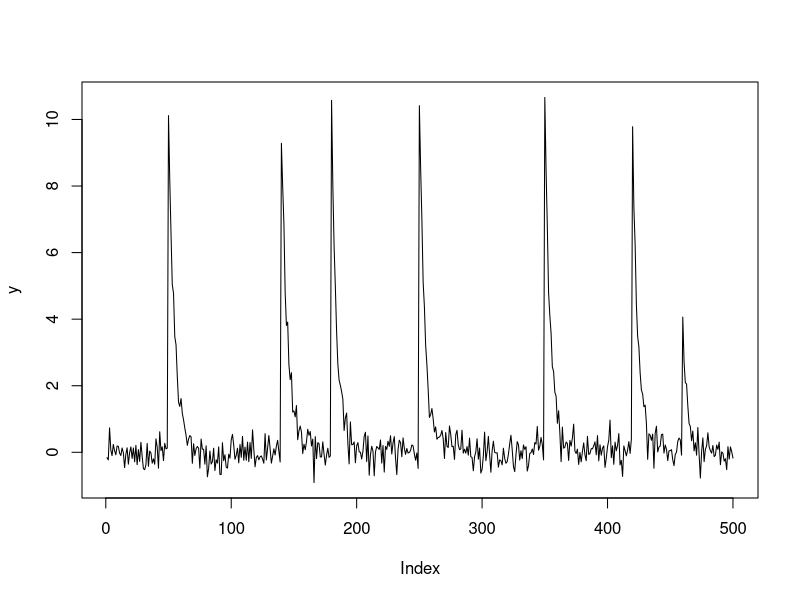
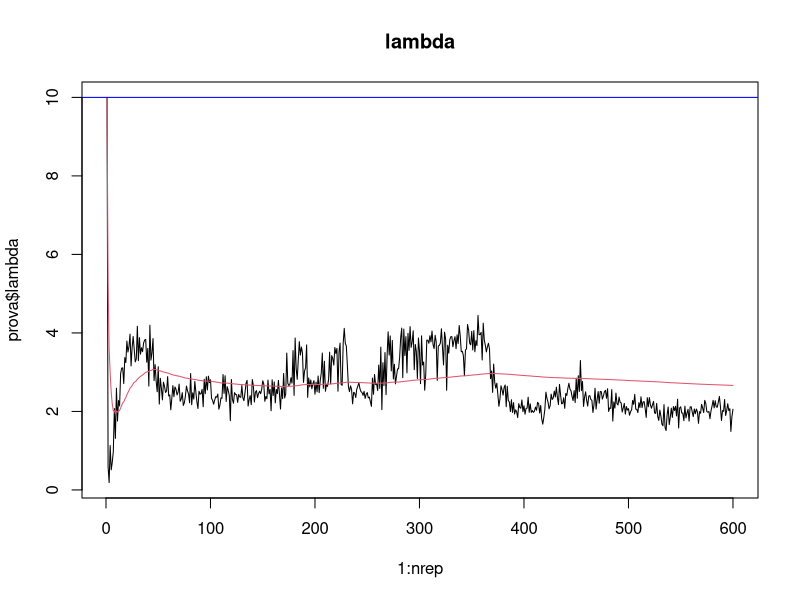
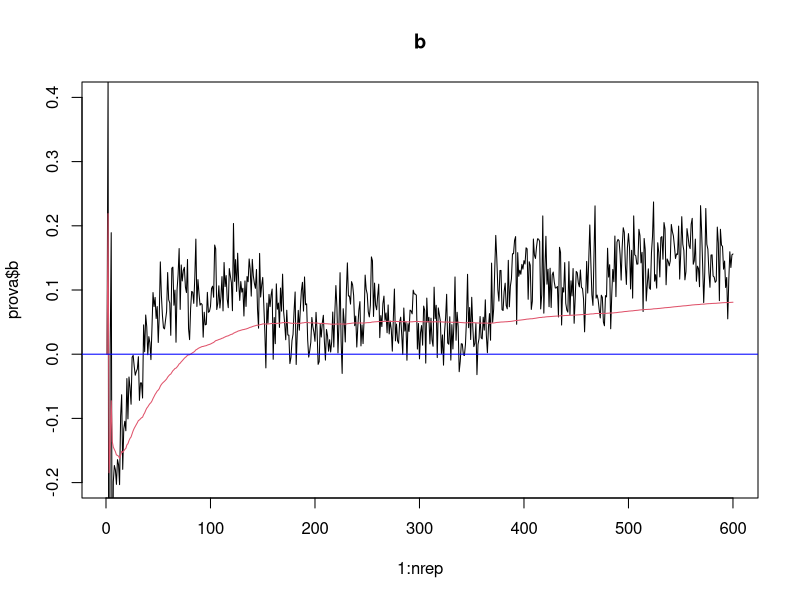
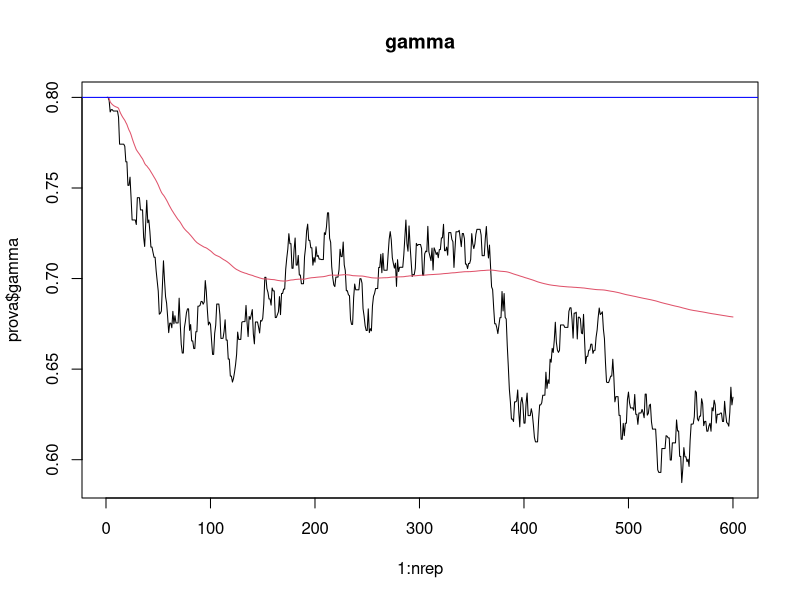
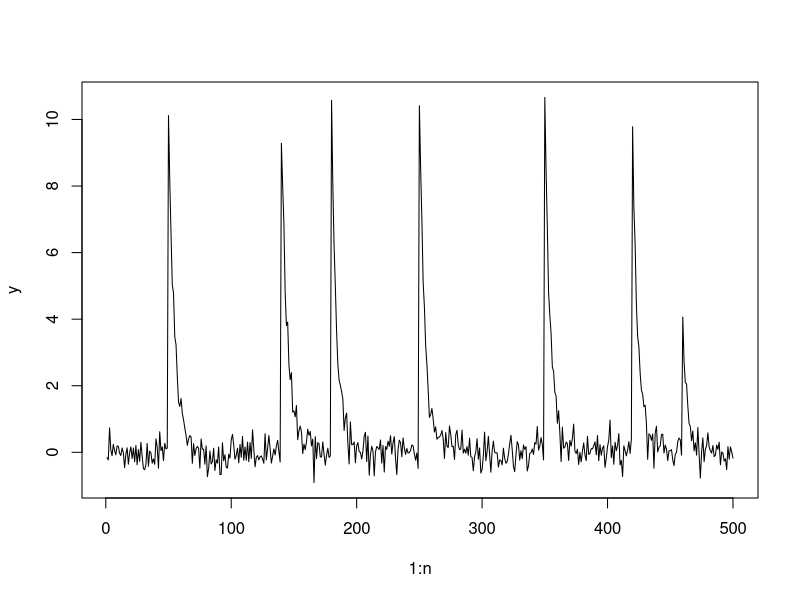
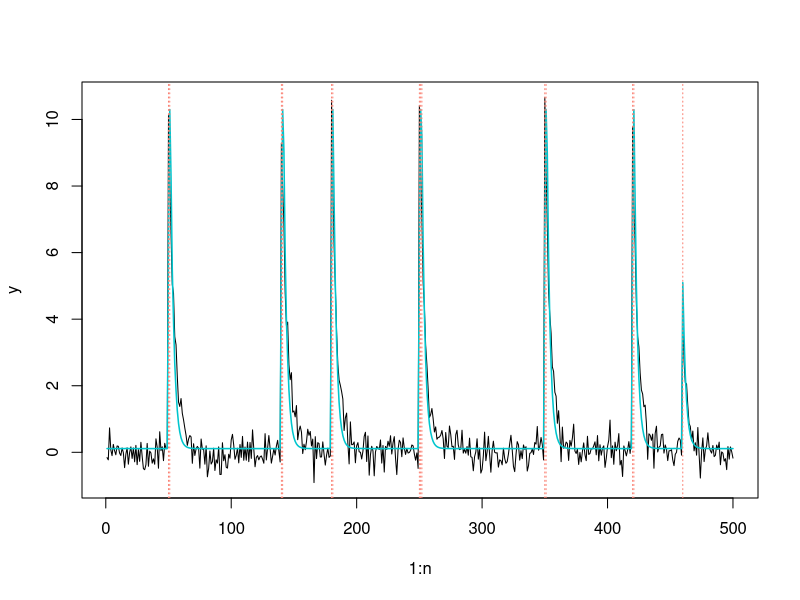

Here is the R script that generated these plots, in order:


library(truncnorm)

# data <- read.csv("data.csv", header = FALSE)
# str(data)
# head(data)
# plot(1:nrow(data), data$V1, type = "l")
# plot(1:length(data$V1[22000:28000]), data$V1[22000:28000], type = "l")
# y = data$V1[22000:28000]

## mixture ##
sim_data <- function(n, lambda, time_spike, b, gamma, prob, par)
{
  c = rep(0,n)
  s = rep(0,n)
  A = rep(0,n)
  s[time_spike] = 1
  
  k <- sample(1:length(prob), sum(s), prob, replace = TRUE)
  A[time_spike] <- rnorm(sum(s), par[k], 0.5)
  
  for(i in 2:n)
  {
    c[i] = gamma * c[i-1] + A[i] * s[i]
  }
  return(list("y" = b + c + rnorm(n, 0, 1/sqrt(lambda)), "c" = c, "s" = s, "A" = A, "k" = k))
}

data <- sim_data(n = 1000, lambda = 10, time_spike = c(100, 150, 200, 300, 400, 450, 500, 700, 850), 
                 gamma = 0.8, b = 2,
                 prob = c(0.3, 0.5, 0.2), par = c(4,12,7))

data <- sim_data(n = 500, lambda = 10, time_spike = c(50,140,180,250,350,420,460),
                 gamma = 0.8, b = 0,
                 prob = c(0.4, 0.6), par = c(4, 10))

y = data$y 
plot(y, type = "l", main = "")

data$k
data$A[data$A>0]


#---------------------# #---------------------# #---------------------# #---------------------# 
#---------------------# #---------------------# #---------------------# #---------------------# 
#-----# #-----# some functions #-----# #-----# 

loglik <- function(y, cc, s, A, b, gamma, lambda)
{
  n = length(y)
  sum(dnorm(y, mean = b + gamma * cc + A * s, sd = 1/sqrt(lambda), log = TRUE))
}

logprior_gamma <- function(gamma, hyp_gamma1, hyp_gamma2) dbeta(gamma, hyp_gamma1, hyp_gamma2, log = TRUE)

logpost <- function(y, cc, s, A, b, gamma, lambda, 
                    hyp_gamma1, hyp_gamma2)
{
  loglik(y = y, cc = cc, s = s, A = A, b = b, gamma = gamma, lambda = lambda) +
    logprior_gamma(gamma, hyp_gamma1, hyp_gamma2)
}



#---------------------# #---------------------# #---------------------# #---------------------# 
#---------------------# #---------------------# #---------------------# #---------------------# 

marg <- function(y, b, c, gamma, s, sigma2, psi2)
{
  2 * dnorm(y, mean = b + gamma * c, sd = sqrt(psi2 + sigma2)) * 
    (1 - pnorm(0, mean = psi2 / (sigma2 + psi2) * (y-b-gamma*c), sd = sqrt(sigma2 * psi2 / (sigma2 + psi2)) ) )
}

num <- function(k, t)
{
  out = 0
  if(k >= t) out = gamma(k+1)/gamma(k-t+1)
  return(out)
}

v <- function(n, t, alpha, pois_mean, trunc = 100)
{
  tmp = sapply(1:trunc, function(k) num(k, t) / (gamma(alpha*k + n)/gamma(alpha*k)) * dpois(k-1, pois_mean) )
  sum(tmp[!is.nan(tmp)])
}

v(n=10, t = 3, alpha = 1, pois_mean = 2, trunc = 500)


gamma_start = 0.8; b_start = 2
A_start = 13; tau2 = 0.0001
lambda_start = 10
c0 = 0; p = 0.05; alpha = 1
hyp_A1 = 3; hyp_A2 = 1; hyp_gamma1 = 5; hyp_gamma2 = 2
hyp_lambda1 = 10; hyp_lambda2 = 1; hyp_b1 = 1; hyp_b2 = 1
psi2 = 2
eps_gamma = 0.3

nrep=50
trunc = 500
pois_mean = 2

options(warn=2)
gibbs_calcium <- function(nrep, y, 
                          c0 = 0, tau2 = 0.0001, 
                          # hyperparameters
                          pois_mean = 2, # param of Pois on the number of clusters
                          alpha = 1, # Dirichlet param: ~ Dir_k(alpha,...,alpha)
                          p = 0.005, # prior prob of a spike
                          psi2 = 2, # base measure variance (half normal on A)
                          hyp_gamma1 = 5, hyp_gamma2 = 2,
                          hyp_lambda1 = 10, hyp_lambda2 = 1, hyp_b1 = 1, hyp_b2 = 1,
                          # starting point
                          gamma_start = 0.8, b_start = 2, A_start = 5,
                          lambda_start = 10, 
                          # MH step
                          eps_gamma,
                          trunc = 500)
{
  n = length(y)
  # creo matrici di output
  out_c = matrix(NA, nrep, n+1) # calcio (c_0, c_1, ..., c_n)
  out_s = matrix(NA, nrep, n) # spikes (s_1, s_2, ..., s_n)
  out_p1 = matrix(NA, nrep, n) # probabilita' di osservare uno spike (pi_1, ..., pi_n)
  out_p0 = matrix(NA, nrep, n) # (1-pi_1, ..., 1-pi_n) -- a meno di costanti
  
  out_A = matrix(NA, nrep, n) # contiene i valori (A1,...,Ak)
  out_b = rep(NA, nrep) # posteriori di b
  out_gamma = rep(NA, nrep) # posteriori di gamma
  out_lambda = rep(NA, nrep) # posteriori di lambda
  
  filter_mean = numeric(n) # vettori di supporto per il kalman filter
  filter_var = numeric(n)
  
  cluster = matrix(0, nrep, n) # cluster per gli y_t tali che s_t = 1: (Z_1,...,Z_n)
  
  # inizializzazione dei parametri
  out_c[1,] = 0
  out_c[,1] = c0
  out_s[1,] = 0
  out_A[1,1] = A_start
  out_b[1] = b_start
  out_gamma[1] = gamma_start
  out_lambda[1] = lambda_start
  
  cluster[1,] = 1 # inizializzo tutti nello stesso cluster
  
  AA = rep(A_start, n) # contiene un vettore di lunghezza n che vale A_Zj anche quando s=0

  
  ############
  out_s[1,] = data$s
  # cluster[1,] = 0
  # cluster[1,data$s == 1] = data$k
  # out_A[1,1:3] = c(4,12,7)
  # AA = rep(3,n)
  # AA[data$s == 1] = out_A[1,cluster[1,data$s == 1]]
  
  for(i in 1:(nrep-1))
  {
    sigma2 = 1/out_lambda[i]

    # sampling di c
    filter_mean[1] = (sigma2 * (out_b[i] + out_gamma[i] * out_c[i,1] + AA[1]*out_s[i,1] ) + tau2 * y[1]) / (tau2 + sigma2)
    filter_var[1] = tau2 * sigma2 / (tau2 + sigma2)
    
    for(j in 2:n)
    {
      filter_mean[j] = (sigma2 * (out_gamma[i] * filter_mean[j-1] + AA[j] * out_s[i,j] ) + 
                          (filter_var[j-1] + tau2) * y[j]) / (filter_var[j-1] + tau2 + sigma2)
      filter_var[j] = ((filter_var[j-1] + tau2) * sigma2) / (filter_var[j-1] + tau2 + sigma2)
    }
    out_c[i+1,n+1] = rnorm(1, filter_mean[n], filter_var[n])
    
    for(j in (n-1):1)
    {
      back_mean = filter_mean[j] + out_gamma[i] * filter_var[j]/(filter_var[j] + tau2) * 
        (out_c[i+1,j+2] - out_gamma[i] * filter_mean[j] - AA[j] * out_s[i,j])
      back_var = filter_var[j] - out_gamma[i]^2 * filter_var[j]^2 / (filter_var[j] + tau2)
      out_c[i+1,j+1] = rnorm(1, back_mean, back_var)
    }
    
    # sampling di lambda (precision)
    z = y - out_gamma[i] * out_c[i+1,1:n] - AA * out_s[i,]
    ssum = sum((z - mean(z))^2)
    out_lambda[i+1] = rgamma(1, hyp_lambda1 + n/2, 
                             hyp_lambda2 + .5 * ssum + .5 * n * hyp_b2 / (n + hyp_b2) * (mean(z) - hyp_b1)^2 )

    # sampling di b
    out_b[i+1] = rnorm(1, mean = (n * mean(z) + hyp_b2 * hyp_b1) / (n + hyp_b2),
                       sd = 1/ sqrt((n + hyp_b2) * out_lambda[i+1]) )
    
    # # MH per gamma: random walk
    oldgamma = out_gamma[i] 
    newgamma = oldgamma + runif(1, -eps_gamma, eps_gamma)
    ratio = exp( logpost(y = y, cc = out_c[i+1,1:n], s = out_s[i,],
                         A = AA, gamma = newgamma,
                         b = out_b[i+1], lambda = out_lambda[i+1],
                         hyp_gamma1 = hyp_gamma1, hyp_gamma2 = hyp_gamma2) -
                  logpost(y = y, cc = out_c[i+1,1:n], s = out_s[i,],
                          A = AA, gamma = oldgamma,
                          b = out_b[i+1], lambda = out_lambda[i+1],
                          hyp_gamma1 = hyp_gamma1, hyp_gamma2 = hyp_gamma2) )
    if(runif(1) < ratio) oldgamma = newgamma
    out_gamma[i+1] = oldgamma
    
    # sampling di s
    out_p1[i+1,] = exp(-.5 / sigma2 * (y - out_b[i] - out_gamma[i] * out_c[i,1:n] - 4)^2 ) * p
    out_p0[i+1,] = exp(-.5 / sigma2 * (y - out_b[i] - out_gamma[i] * out_c[i,1:n])^2 ) * (1-p)
    out_s[i+1,] = apply(cbind(out_p0[i+1,], out_p1[i+1,]), 1, function(x) sample(c(0,1), 1, prob= x))
    
    cluster[i+1,] = cluster[i,]
    cluster[i+1,][out_s[i+1,] == 0] = 0
    out_A[i+1,] = out_A[i,]
    
    # "Polya Urn" finite mixture
    for(j in 1:sum(out_s[i+1,]>0))
    {
      # sampling del cluster
      clus_tmp = cluster[i+1,out_s[i+1,]>0]
      clus_tmp[j] = NA

      out_A[i+1, 1:(length(unique(clus_tmp[!is.na(clus_tmp) & clus_tmp>0])))] = out_A[i+1, sort(unique(clus_tmp[!is.na(clus_tmp) & clus_tmp>0])) ]
      
      
      clus_tmp[!is.na(clus_tmp) & clus_tmp>0] = as.numeric( factor( clus_tmp[!is.na(clus_tmp) & clus_tmp>0], 
                                                                    labels = 1:(length(unique(clus_tmp[clus_tmp>0]))-1) ) )
      
      nj = sapply(sort(unique(clus_tmp[!is.na(clus_tmp) & clus_tmp>0])), function(x) sum(clus_tmp[-j][clus_tmp[-j]>0] == x))
      prob_c = sapply(sort(unique(clus_tmp[-j][clus_tmp[-j]>0])), 
                      function(x) dnorm(y[out_s[i+1,]>0][j], mean = out_b[i+1] + out_gamma[i+1] * out_c[i+1,j] + out_A[i+1,x], 
                                        sd = sqrt(sigma2)) ) * (nj + alpha) 
    
      v_ratio = v(n = sum(out_s[i+1,]>0)-1, t = length(nj)+1, alpha = alpha, pois_mean = pois_mean, trunc = trunc) / 
        v(n = sum(out_s[i+1,]>0)-1, t = length(nj), alpha = alpha, pois_mean = pois_mean, trunc = trunc)
      
      prob_new = v_ratio * alpha  * marg(y = y[out_s[i+1,]>0][j], b = out_b[i+1], c = out_c[i+1,j], gamma = out_gamma[i+1], 
                                      s = out_s[i+1,j], sigma2 = sigma2, psi2 = 1)
      
      clus_tmp[j] = sample( 1:(max(unique(clus_tmp[-j][clus_tmp[-j]>0]))+1), 1, prob = c(prob_c, prob_new) )
      
      cluster[i+1, out_s[i+1,]>0] = clus_tmp
      if(clus_tmp[j] == max(unique(clus_tmp[-j][clus_tmp[-j]>0]))+1)  
        {out_A[i+1,clus_tmp[j]] = rtruncnorm( 1,
                                                a = 0, b = Inf, 
                                                mean = psi2 * (y[out_s[i+1,]>0][j] - out_b[i+1] - out_gamma[i+1] * out_c[i+1, j]) / (psi2 + sigma2),
                                                sd = sqrt(sigma2 * psi2 / (psi2 + sigma2) ) ) }
      
    }
    
    # sampling di A
    out_A[i+1,] = NA
    nj = sapply(sort(unique(cluster[i+1,out_s[i+1,]>0])), function(x) sum(cluster[i+1,out_s[i+1,]>0] == x))
    sumj = sapply(sort(unique(cluster[i+1, out_s[i+1,]>0])), 
                  function(x) sum(y[cluster[i+1,] == x] - out_b[i+1] - out_gamma[i+1] * out_c[i+1,1:n][cluster[i+1,] == x]) )
    out_A[i+1, 1:length(unique(cluster[i+1,out_s[i+1,]>0]))] = rtruncnorm( length(unique(cluster[i+1,out_s[i+1,]>0])), 
                                                                           a = 0, b = Inf, 
                                                                           mean = psi2 * sumj / (nj * psi2 + sigma2), 
                                                                           sd = sqrt(sigma2 * psi2 / (nj * psi2 + sigma2) ) )
    AA[out_s[i+1,]==1] = out_A[i+1, cluster[i+1, out_s[i+1,]==1]]
    
    # finto Polya urn sulle altre osservazioni
    # for(j in which(out_s[i+1,]==0))
    # {
    #   clus_tmp = c(NA, cluster[i+1, out_s[i+1,]==1])
    # 
    #   nj = sapply(sort(unique(clus_tmp[-1])), function(x) sum(clus_tmp[-1] == x))
    #   prob_c = sapply(sort(unique(clus_tmp[-1])),
    #                   function(x) dnorm(y[j], mean = out_b[i+1] + out_gamma[i+1] * out_c[i+1,j] + out_A[i+1,x], 
    #                                     sd = sqrt(sigma2)) ) * (nj + alpha) 
    # 
    #   # v_ratio = v(n = sum(out_s[i+1,]>0), t = length(nj)+1, alpha = alpha, pois_mean = pois_mean, trunc = trunc) / 
    #   #   v(n = sum(out_s[i+1,]>0), t = length(nj), alpha = alpha, pois_mean = pois_mean, trunc = trunc)
    #   # 
    #   # prob_new = v_ratio * alpha  * marg(y = y[j], b = out_b[i+1], c = out_c[i+1,j], gamma = out_gamma[i+1], 
    #   #                                    s = out_s[i+1,j], sigma2 = sigma2, psi2 = 1)
    #   # 
    #   clus_tmp[1] = sample(1:(length(unique(clus_tmp[-1]))), 1, prob = prob_c )
    #   # 
    #   # #sampling di A
    #   # if(clus_tmp[1] == max(unique(clus_tmp[-1])+1) ) {AA[j] = rtruncnorm( 1, a = 0, b = Inf,
    #   #                      mean = psi2 * (y[j] - out_b[i+1] - out_gamma[i+1] * out_c[i+1, j]) / (psi2 + sigma2),
    #   #                       sd = sqrt(sigma2 * psi2 / (psi2 + sigma2) ) )}
    #   # else {
    #     AA[j] = out_A[i+1, clus_tmp[1]]#}
    #   
    # }
    
  }
  return(list(c = out_c, s = out_s, lambda = out_lambda, A = out_A, gamma = out_gamma, b = out_b, clus = cluster))
}




nrep = 600
start <- Sys.time()
prova <- gibbs_calcium(nrep = nrep, y = y, 
                       alpha = 1, 
                       trunc = 300, pois_mean = 2,
                       p = 0.05,
                       lambda_start = 10, b_start = 0,
                       gamma_start = 0.8, A_start = 2,
                       eps_gamma = 0.015)
end <- Sys.time()
end - start
str(prova)

n = length(y)

plot(1:nrep, prova$lambda, type = "l", main = "lambda")
lines(1:nrep, cumsum(prova$lambda)/1:nrep, col = 2)
abline(h=10, col = "blue")

plot(1:nrep, prova$b, type = "l", main = "b", ylim = c(-0.2,0.4))
lines(1:nrep, cumsum(prova$b)/1:nrep, col = 2)
abline(h=0, col = "blue")

plot(1:nrep, prova$gamma, type = "l", main = "gamma")
lines(1:nrep, cumsum(prova$gamma)/1:nrep, col = 2)
abline(h=0.8, col = "blue")



burnin = 1:300
plot(1:n, y, type = "l")
AA = matrix(0,nrep,n)
for(i in 1:nrep)
{
  AA[i, prova$s[i,] == 1] = prova$A[i, prova$clus[i, prova$s[i,]==1]]
}

calcium = matrix(0, nrep, n+1)
for(i in 1:nrep)
{
  for(j in 2:(n+1))
  {
    calcium[i,j] = calcium[i,j-1] * mean(prova$gamma[-burnin]) + AA[i,j-1]
  }
}

plot(1:n, y, type = "l")
lines(1:n, mean(prova$b[-burnin]) + colMeans(calcium)[2:(n+1)], col = "turquoise3", lwd = 1.5)

abline(v = which(colMeans(prova$s[-burnin,])>0.5), lty = 3, col = "salmon")


which(colMeans(prova$s[-burnin,])>0.5)
#c(50,140,180,250,350,420,460)

prova$A[is.na(prova$A)] = 0
apply(prova$A, 2, function(x) sum(x)==0)
prova$A = prova$A[,1:4]
A2 = t(apply(prova$A[-burnin,], 1, sort, decreasing = TRUE))
str(A2)
A2[1:100,1:4]
